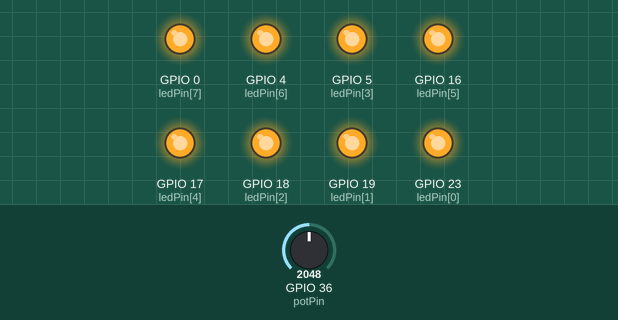
Bench run of a program on a simulated ESP32. Parts: output pins drawn as LEDs (lit = HIGH). The inputs (shaded band) are chosen by the test bench; at power-on: GPIO 36 (potPin) = 2048.

Above: at 1.2 s.
1.3 s: GPIO 36 (potPin) set to 1939
At 2.5 s:
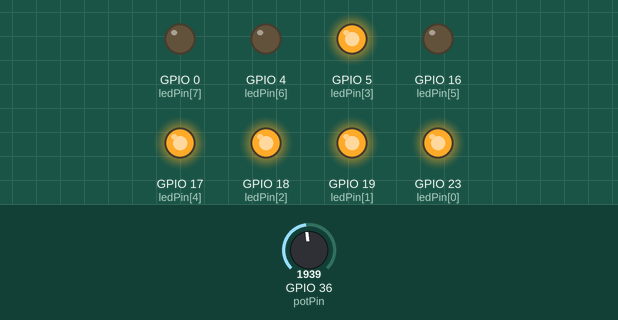
2.8 s: GPIO 36 (potPin) set to 1027
4.3 s: GPIO 36 (potPin) set to 962
At 4.8 s:
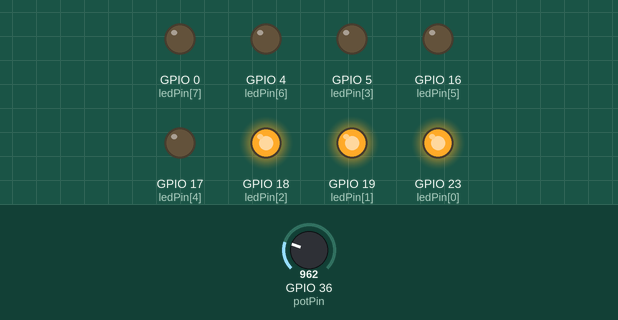
5.8 s: GPIO 36 (potPin) set to 538
7.3 s: GPIO 36 (potPin) set to 453
At 8.3 s:
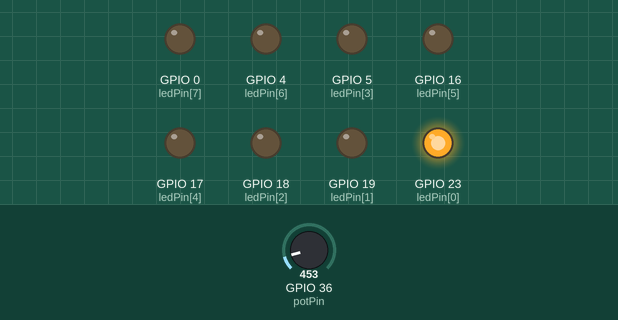
8.8 s: GPIO 36 (potPin) set to 540
At 9.4 s:
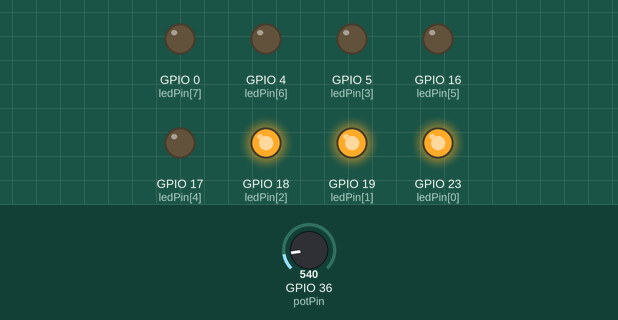
Timing chart, 0 to 11.3 s (numbered marks = the images above; inputs shaded):
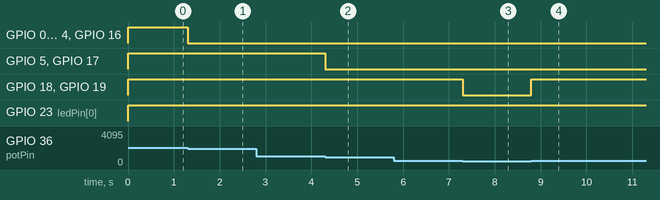

The program:

main.cpp
```cpp
#include <Arduino.h>

int potPin = 36;
int ledPin[] = {23,19,18,5,17,16,4,0};

void setup() {
  for(int i =0;i<8;i++ ){
    pinMode(ledPin[i],OUTPUT);
  }
}

void loop() {
  /*
  for (int dutyCycle = 0; dutyCycle <= 255; dutyCycle++){
    ledcWrite(0, dutyCycle);
    delay(10);
  }
  for (int dutyCycle = 255; dutyCycle >= 0; dutyCycle--){
    ledcWrite(0, dutyCycle);
    delay(10);
  }*/
 /*
 int potValue = analogRead(potPin);
  int dutyCycle = map(potValue, 0, 4095, 0, 255);
  ledcWrite(0, dutyCycle);
  delay(10);
  */
 int val_Analog = analogRead(potPin);
 if(val_Analog < 500){
  digitalWrite(ledPin[0],HIGH);
  digitalWrite(ledPin[1],LOW);
  digitalWrite(ledPin[2],LOW);
  digitalWrite(ledPin[3],LOW);
  digitalWrite(ledPin[4],LOW);
  digitalWrite(ledPin[5],LOW);
  digitalWrite(ledPin[6],LOW);
  digitalWrite(ledPin[7],LOW);
 }
 else if(val_Analog > 501 && val_Analog < 1000){
  digitalWrite(ledPin[0],HIGH);
  digitalWrite(ledPin[1],HIGH);
  digitalWrite(ledPin[2],HIGH);
  digitalWrite(ledPin[3],LOW);
  digitalWrite(ledPin[4],LOW);
  digitalWrite(ledPin[5],LOW);
  digitalWrite(ledPin[6],LOW);
  digitalWrite(ledPin[7],LOW);
 }
 else if(val_Analog > 1001 && val_Analog < 2000){
  digitalWrite(ledPin[0],HIGH);
  digitalWrite(ledPin[1],HIGH);
  digitalWrite(ledPin[2],HIGH);
  digitalWrite(ledPin[3],HIGH);
  digitalWrite(ledPin[4],HIGH);
  digitalWrite(ledPin[5],LOW);
  digitalWrite(ledPin[6],LOW);
  digitalWrite(ledPin[7],LOW);
 }
 else if(val_Analog > 2001){
  digitalWrite(ledPin[0],HIGH);
  digitalWrite(ledPin[1],HIGH);
  digitalWrite(ledPin[2],HIGH);
  digitalWrite(ledPin[3],HIGH);
  digitalWrite(ledPin[4],HIGH);
  digitalWrite(ledPin[5],HIGH);
  digitalWrite(ledPin[6],HIGH);
  digitalWrite(ledPin[7],HIGH);
 }
}
```

Measured:
- the behaviour switches between 2000 and 1999 on GPIO 36 (potPin) (found by bisection; images 0 and 1)
- the behaviour switches between 1000 and 999 on GPIO 36 (potPin) (found by bisection; images 1 and 2)
- the behaviour switches between 500 and 499 on GPIO 36 (potPin) (found by bisection; images 2 and 3)
- after the input at 1.3 s, GPIO 0 (ledPin[7]), GPIO 4 (ledPin[6]), GPIO 16 (ledPin[5]): HIGH → LOW at once
- after the input at 2.8 s, every drawn part: stays the same
- after the input at 4.3 s, GPIO 5 (ledPin[3]), GPIO 17 (ledPin[4]): HIGH → LOW at once
- after the input at 5.8 s, every drawn part: stays the same
- after the input at 7.3 s, GPIO 18 (ledPin[2]), GPIO 19 (ledPin[1]): HIGH → LOW at once
- after the input at 8.8 s, GPIO 18 (ledPin[2]), GPIO 19 (ledPin[1]): LOW → HIGH at once
